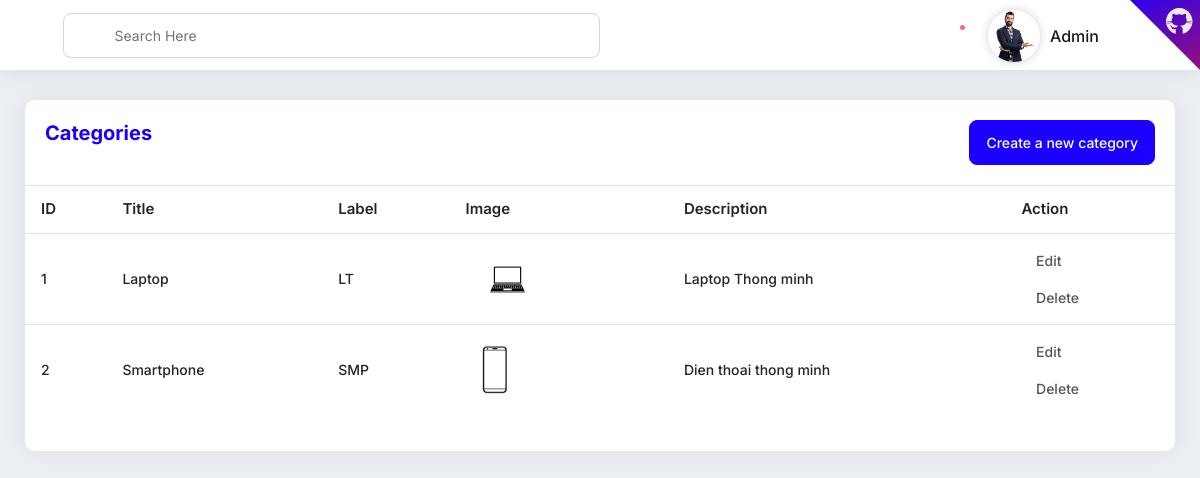
Page /en/category/list/ on the earlier database version.
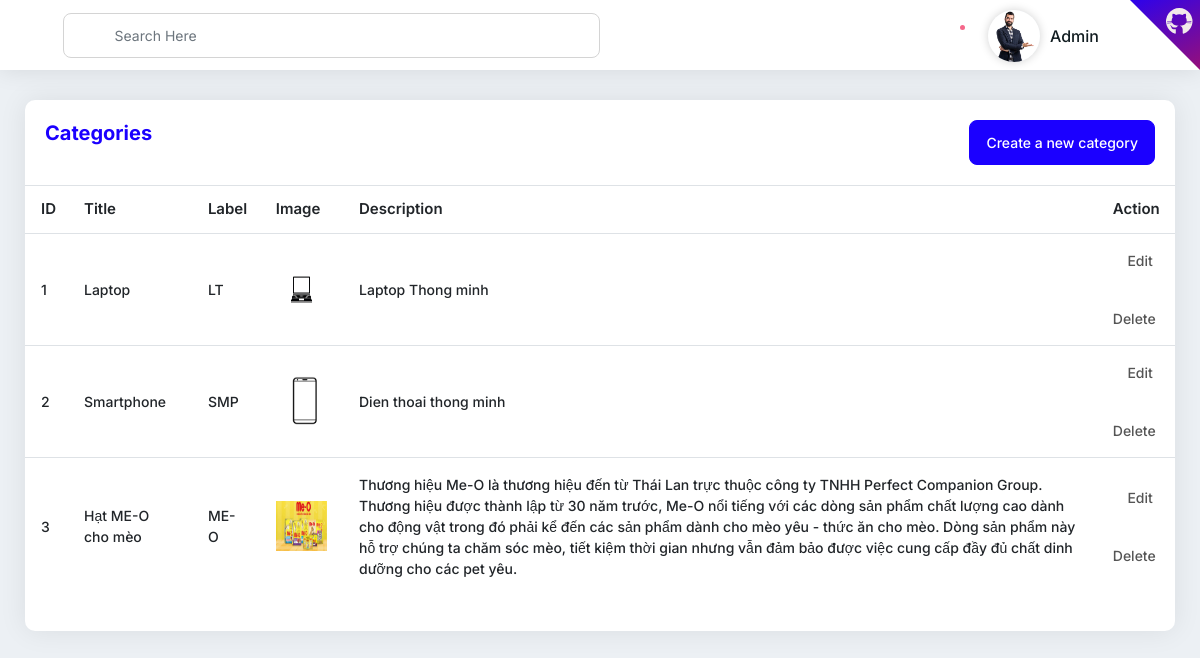
Same page on the later database version.
### core/models.py (models this page shows, shortened)
class Category(models.Model):
    title = models.CharField(_("title"), max_length=255)
    label = models.CharField(_("label"), max_length=255)
    image = models.ImageField(_("image"), upload_to="category")
    description = models.TextField(_("description"))
    class Meta:
        verbose_name_plural = _("categories")

### core/views.py (the view)
# urls.py: path('category/list/', category_list, name='category_list'),
def category_list(request):
    return render(request, 'category/list.html', {
        "categories": Category.objects.all(),
    })

### core/templates/category/list.html (shortened to what this page needs)
{% extends 'base.html' %}
{% load i18n %}
{% load static %}
{% block css %}
	<link rel="stylesheet" type="text/css" href="{% static 'plugins/sweetalert2/sweetalert2.css' %}" />
{% endblock css %}
{% block content %}
<div class="card-box mb-30">
	<div class="pd-20 d-flex justify-content-between">
		<h4 class="text-blue h4"> {% trans "Categories" %} </h4>
		<a href="{% url 'category_add' %}" class="btn btn-primary">{% trans "Create a new category" %}</a>
	</div>
	<div class="pb-20">
		<table class="data-table table hover nowrap">
			<thead>
				<tr>
					<th class="table-plus datatable-nosort"> {% trans "ID" %} </th>
					<th> {% trans "Title" %} </th>
					<th> {% trans "Label" %} </th>
					<th> {% trans "Image" %} </th>
					<th> {% trans "Description" %} </th>
					<th class="datatable-nosort">Action</th>
				</tr>
			</thead>
			<tbody>
				{% for category in categories %}
				<tr>
					<td class="table-plus"> {{ forloop.counter }} </td>
					<td> {{ category.title }} </td>
					<td> {{ category.label }} </td>
					<td> <img src="{{ category.image.url }}" alt="category_logo" style="height: 50px"> </td>
					<td> {{ category.description }} </td>
					<td>
						<div class="d-flex flex-column">
							<a href="{% url 'category_edit' category.id %}" class="mb-3"><i class="dw dw-edit2"></i> {% trans "Edit" %}</a>
							<form method="POST" action="{% url 'category_delete' category.id %}">
								<a href="#" type="submit" class="show_confirm"><i class="dw dw-delete-3"></i> {% trans "Delete" %}</a>
							</form>
						</div>
					</td>
				</tr>
				{% endfor %}
			</tbody>
		</table>
	</div>
</div>
{% endblock content %}

Differences in the rows shown:
added Category: title "Hạt ME-O cho mèo", label "ME-O", image (picture), description "Thương hiệu Me-O là thương hiệu đến từ Thái Lan trực thuộc công ty TNHH Perfect Companion Group. Thương hiệu được thành lập từ 30 năm trước, Me-O nổi tiếng với các dòng sản phẩm chất lượng cao dành cho động vật trong đó phải kể đến các sản phẩm dành cho mèo yêu - thức ăn cho mèo. Dòng sản phẩm này hỗ trợ chúng ta chăm sóc mèo, tiết kiệm thời gian nhưng vẫn đảm bảo được việc cung cấp đầy đủ chất dinh dưỡng cho các pet yêu."
